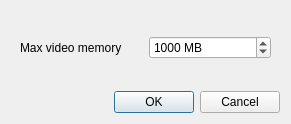
<?xml version="1.0" encoding="UTF-8"?>
<ui version="4.0">
 <class>PreferencesDialog</class>
 <widget class="QDialog" name="PreferencesDialog">
  <property name="geometry">
   <rect>
    <x>0</x>
    <y>0</y>
    <width>291</width>
    <height>124</height>
   </rect>
  </property>
  <property name="windowTitle">
   <string>NeuronAnnotator Preferences</string>
  </property>
  <layout class="QVBoxLayout" name="verticalLayout_3">
   <item>
    <layout class="QVBoxLayout" name="verticalLayout_2">
     <item>
      <widget class="QWidget" name="widget" native="true">
       <layout class="QVBoxLayout" name="verticalLayout">
        <item>
         <layout class="QHBoxLayout" name="horizontalLayout">
          <item>
           <widget class="QLabel" name="label">
            <property name="text">
             <string>Max video memory</string>
            </property>
            <property name="buddy">
             <cstring>maxVideoMemBox</cstring>
            </property>
           </widget>
          </item>
          <item>
           <widget class="QSpinBox" name="maxVideoMemBox">
            <property name="toolTip">
             <string>How much of your video card memory to use</string>
            </property>
            <property name="suffix">
             <string> MB</string>
            </property>
            <property name="prefix">
             <string/>
            </property>
            <property name="minimum">
             <number>1</number>
            </property>
            <property name="maximum">
             <number>100000</number>
            </property>
            <property name="singleStep">
             <number>100</number>
            </property>
            <property name="value">
             <number>1000</number>
            </property>
           </widget>
          </item>
         </layout>
        </item>
       </layout>
      </widget>
     </item>
     <item>
      <widget class="QDialogButtonBox" name="buttonBox">
       <property name="orientation">
        <enum>Qt::Horizontal</enum>
       </property>
       <property name="standardButtons">
        <set>QDialogButtonBox::Cancel|QDialogButtonBox::Ok</set>
       </property>
      </widget>
     </item>
    </layout>
   </item>
  </layout>
 </widget>
 <resources/>
 <connections>
  <connection>
   <sender>buttonBox</sender>
   <signal>accepted()</signal>
   <receiver>PreferencesDialog</receiver>
   <slot>accept()</slot>
   <hints>
    <hint type="sourcelabel">
     <x>248</x>
     <y>254</y>
    </hint>
    <hint type="destinationlabel">
     <x>157</x>
     <y>274</y>
    </hint>
   </hints>
  </connection>
  <connection>
   <sender>buttonBox</sender>
   <signal>rejected()</signal>
   <receiver>PreferencesDialog</receiver>
   <slot>reject()</slot>
   <hints>
    <hint type="sourcelabel">
     <x>316</x>
     <y>260</y>
    </hint>
    <hint type="destinationlabel">
     <x>286</x>
     <y>274</y>
    </hint>
   </hints>
  </connection>
 </connections>
</ui>
